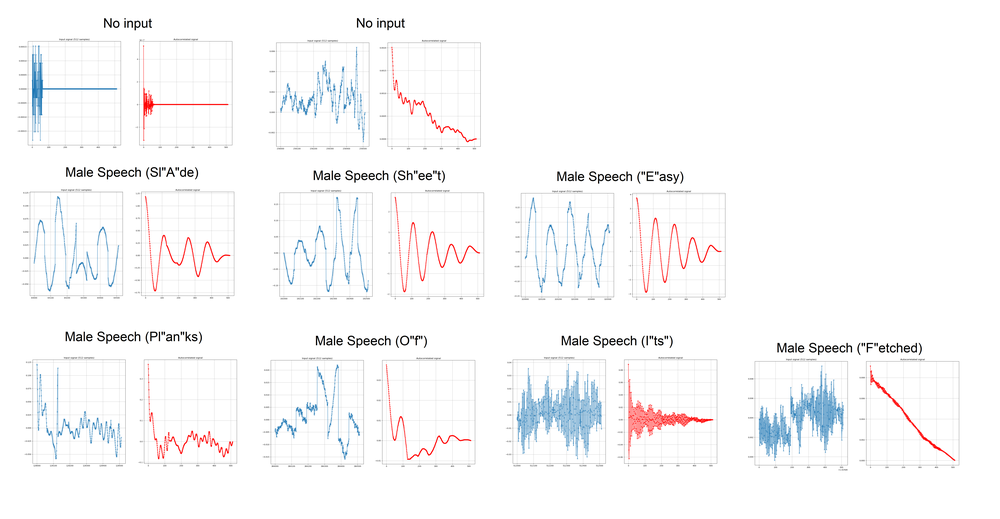
#> input picture Algorithms/Documentation/Autocorrelation tests.png, 1000 x 519 px, shrunk from 7289 x 3785 before the run, given in place of landscape.jpg, which was not available
$ python pic_compressor.py
#> lines starting #> are read from the running program, lines starting #| are printed output that depends on the picture; pictures that were not available may be replaced by others from this repository, and a replacement may not be noted
#################################################################################
#                                                                               #
#                          Picture Compression                                  #
#                                                                               #
#################################################################################


"""
Tests
"""

################# Imports #########################
from matplotlib import image as img
from matplotlib import pyplot as plt
import numpy as np

################ Variables ########################
img_name="../Data/Images/dog.jpg"
img_name="../Data/Images/people.jpg"
img_name="../Data/Images/landscape.jpg"
img_title="Dog"

################## Script #########################
image = img.imread(img_name)
#> image is the input picture: shape (519, 1000, 3) float32; mean R, G, B 0.977, 0.976, 0.979

# Greyscale
y = []
for row in image:
	x = []
	for pixel in row:
		x.append(pixel[0]/3+pixel[1]/3+pixel[2]/3)
	y.append(x)
#> after the loop, y = 519 items
y = np.asarray(y)
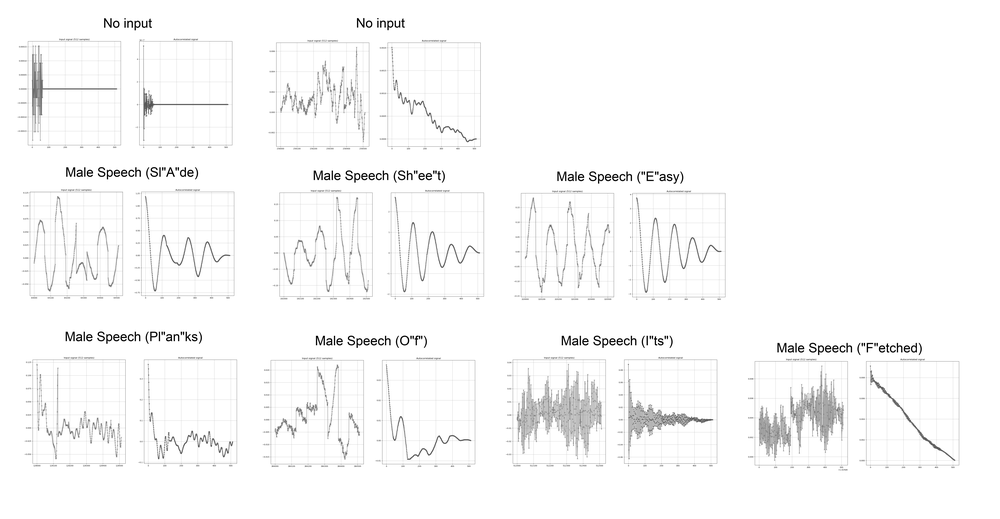
#> y: shape (519, 1000) float64; min 0, max 1, mean 0.977
# plt.imshow(y, cmap='gray', vmin=0, vmax=255)

# Test comb compression
comb_size = 1
y = []
img_avg=np.mean(image)
#> img_avg = 0.977
comb_val = np.uint8(img_avg)
#> comb_val = 0
for i,row in enumerate(image):
	x = []
	counter=0
	for j,pixel in enumerate(row):
		if(i%2 == 0):
			counter+=1
			if(counter<comb_size):
				x.append([comb_val,comb_val,comb_val])
			elif(counter> 2*comb_size):
				counter=0
				x.append([comb_val,comb_val,comb_val])

			else:
				x.append(pixel)

		else:
			counter+=1
			if(counter<comb_size):
				x.append(pixel)
			elif(counter> 2*comb_size):
				counter=0
				x.append(pixel)
			else:
				x.append([comb_val,comb_val,comb_val])
	y.append(x)
# [8 lines of commented-out code are left out]
comb_size = 1
y = []
img_avg=np.mean(image)
comb_val = np.uint8(img_avg)
skip=True
for i,row in enumerate(image):
	x = []
	skip= not skip
	for j,pixel in enumerate(row):
		if(i%2 == 0):
			if(skip):
				if(j%2==0): x.append(pixel)
			else:
				if(j%2!=0): x.append(pixel)
	if(i%2 == 0): y.append(x)
#> this loop made 519 passes
#> skip on passes 1 to 3: False, True, False
#> after the loop, y = 260 items
y = np.asarray(y)
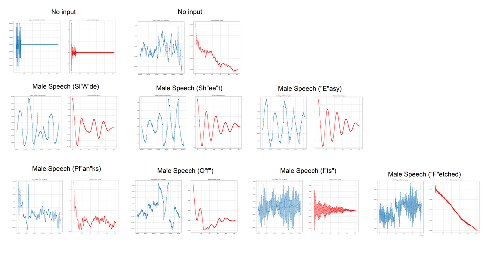
#> y: shape (260, 500, 3) float32; mean of channels 0, 1, 2 0.977, 0.976, 0.979; drawn as R, G, B

# plt.figure(figsize=(1.944/2, 2.592/2), dpi=1000)
plt.imshow(y)
plt.margins(0,0)
plt.axis('off')
plt.savefig('output.tiff',bbox_inches='tight', pad_inches=0)
plt.show()

$ run again, on Algorithms/Documentation/COMB_FILTER.png
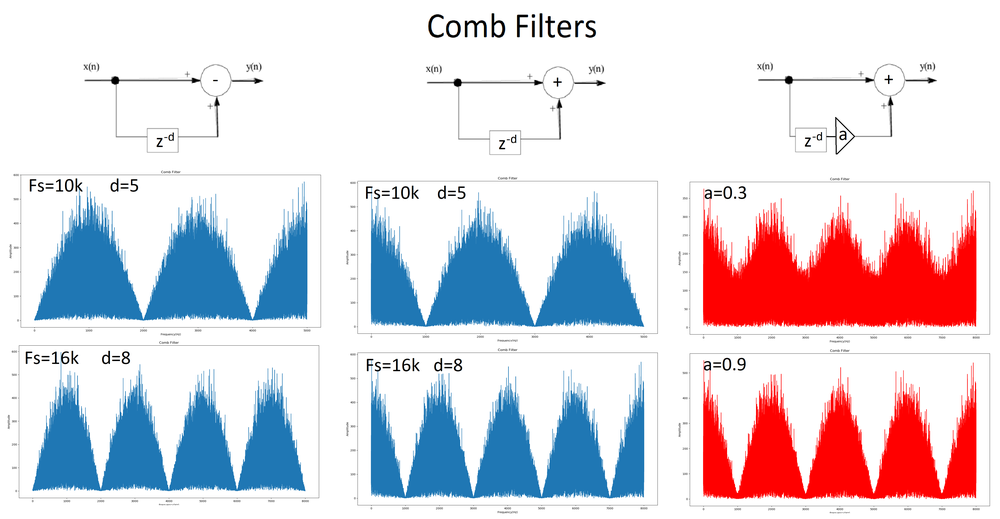
#> input picture Algorithms/Documentation/COMB_FILTER.png, 1000 x 519 px, shrunk from 4961 x 2577 before the run, given in place of landscape.jpg, which was not available
#> image is the input picture: shape (519, 1000, 3) float32; mean R, G, B 0.866, 0.835, 0.869
#> after the loop `for row in image:`: y = 519 items
#> `y = np.asarray(y)`:
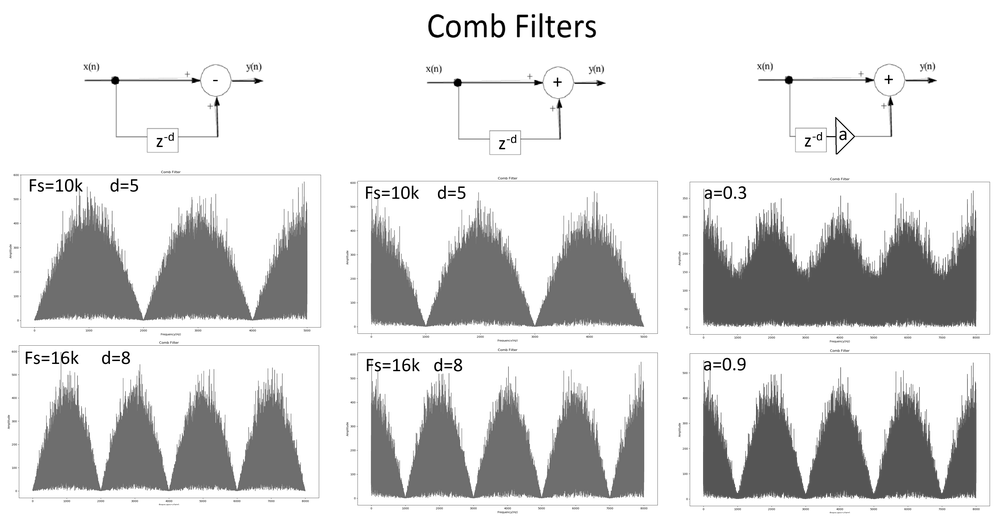
#> y: shape (519, 1000) float64; min 0, max 1, mean 0.856
#> img_avg = 0.856
#> comb_val = 0
#> the loop `for i,row in enumerate(image):` made 519 passes
#> skip on passes 1 to 3: False, True, False
#> after the loop `for i,row in enumerate(image):`: y = 260 items
#> `y = np.asarray(y)`:
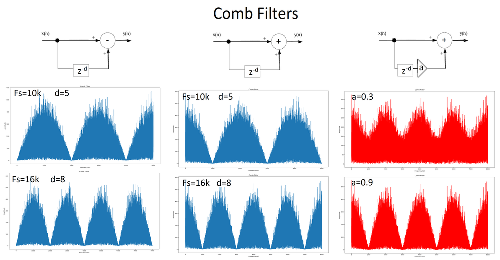
#> y: shape (260, 500, 3) float32; mean of channels 0, 1, 2 0.866, 0.835, 0.868; drawn as R, G, B
